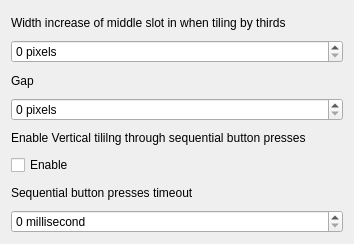
<?xml version="1.0" encoding="UTF-8"?>
<ui version="4.0">
 <class>KWin::MudeerConfigForm</class>
 <widget class="QWidget" name="KWin::MudeerConfigForm">
  <property name="geometry">
   <rect>
    <x>0</x>
    <y>0</y>
    <width>354</width>
    <height>244</height>
   </rect>
  </property>
  <property name="windowTitle">
   <string>Mudeer Ultrawide Tiling Manager</string>
  </property>
  <layout class="QVBoxLayout" name="verticalLayout">
   <item>
    <widget class="QLabel" name="midIncreaseLabel">
     <property name="toolTip">
      <string>Width Increase in Pixels for Middle Slot when tiling by thirds</string>
     </property>
     <property name="text">
      <string>Width increase of middle slot in when tiling by thirds</string>
     </property>
    </widget>
   </item>
   <item>
    <widget class="QSpinBox" name="kcfg_middleIncrease">
     <property name="toolTip">
      <string>Middle Increase</string>
     </property>
     <property name="suffix">
      <string> pixels</string>
     </property>
     <property name="maximum">
      <number>4000</number>
     </property>
     <property name="singleStep">
      <number>10</number>
     </property>
    </widget>
   </item>
   <item>
    <widget class="QLabel" name="gapLabel">
     <property name="toolTip">
      <string>Gap in pixels</string>
     </property>
     <property name="text">
      <string>Gap</string>
     </property>
    </widget>
   </item>
   <item>
    <widget class="QSpinBox" name="kcfg_gap">
     <property name="toolTip">
      <string>Gap</string>
     </property>
     <property name="suffix">
      <string> pixels</string>
     </property>
     <property name="maximum">
      <number>2000</number>
     </property>
     <property name="singleStep">
      <number>2</number>
     </property>
    </widget>
   </item>
   <item>
    <widget class="QLabel" name="sequenceLabel">
     <property name="toolTip">
      <string>Pressing a sequence of two shortcuts will first tile horirzontally then vertically</string>
     </property>
     <property name="text">
      <string>Enable Vertical tililng through sequential button presses</string>
     </property>
    </widget>
   </item>
   <item>
    <widget class="QCheckBox" name="kcfg_sequenceEnabled">
     <property name="text">
      <string>Enable</string>
     </property>
    </widget>
   </item>
   <item>
    <widget class="QLabel" name="timoutLabel">
     <property name="toolTip">
      <string>Timeout for Sequential tiling button presses (in ms)</string>
     </property>
     <property name="text">
      <string>Sequential button presses timeout</string>
     </property>
    </widget>
   </item>
   <item>
    <widget class="QSpinBox" name="kcfg_sequenceTime">
     <property name="toolTip">
      <string>Timeout</string>
     </property>
     <property name="suffix">
      <string> millisecond</string>
     </property>
     <property name="maximum">
      <number>10000</number>
     </property>
     <property name="singleStep">
      <number>100</number>
     </property>
    </widget>
   </item>
  </layout>
 </widget>
 <resources/>
 <connections/>
</ui>
